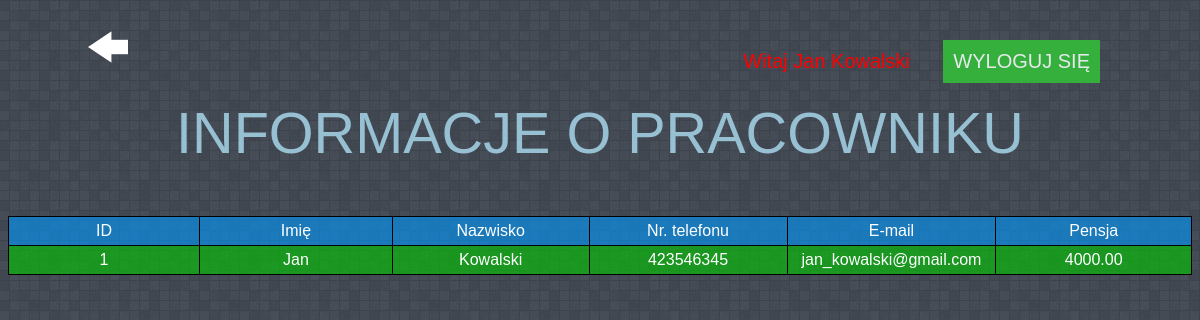
Page /PROJECT/pracownik_info.php?id=1 (signed in) on the committed database.
### tables this page shows
CREATE TABLE `pracownicy` (
  `id_pracownika` int(11) NOT NULL,
  `imie` varchar(30) DEFAULT NULL,
  `nazwisko` varchar(30) DEFAULT NULL,
  `nr_telefonu` varchar(12) NOT NULL,
  `Email` varchar(30) NOT NULL,
  `haslo` varchar(50) NOT NULL,
  `pensja` decimal(10,2) NOT NULL,
  `uprawnienia` varchar(15) NOT NULL
);

### PROJECT/pracownik_info.php (the view, shortened to what this page needs)
<!DOCTYPE HTML>
<hmtl>
<head>
<link rel="stylesheet" href="styles/style.css">
<link rel="stylesheet" href="styles/style4.css">
<link rel="stylesheet" href="styles/fontello/fontello.css">
</head>
<body>
    <div <?php if($_SESSION['uprawnienia']=="pracownik") echo "class='user'"; else echo "class='admin'";  ?>class="user">Witaj <?php echo $_SESSION['imie']." ".$_SESSION['nazwisko'] ?></div></a>
    <a href="zamowienia_sklep.php" class="turnBack"><i class="icon-left"></i></a>
  <header>
    <a href="services/logout.php"><div class="rejestracja">WYLOGUJ SIĘ</div></a>
    INFORMACJE O PRACOWNIKU
  </header>
  <section>
    <table>
      <tr id="topTable">
        <td>ID</td>
        <td>Imię</td>
        <td>Nazwisko</td>
        <td>Nr. telefonu</td>
        <td>E-mail</td>
        <td>Pensja</td>
      </tr>
    <?php
    require_once "services/connect.php";
    $conn = new mysqli($host, $db_user, $db_password, $db_name);
    $idPracownika = $_GET['id'];
    $sql = "SELECT * FROM pracownicy WHERE id_pracownika=".$idPracownika;
    $result = mysqli_query($conn, $sql);
    if (mysqli_num_rows($result) > 0){
      while($row = mysqli_fetch_assoc($result)){
        echo "<tr><td>" . $row['id_pracownika'] . "</td>
                  <td>" . $row['imie'] . "</td>
                  <td>" . $row['nazwisko'] . "</td>
                  <td>" . $row['nr_telefonu'] . "</td>
                  <td>" . $row['Email'] . "</td>
                  <td>" . $row['pensja'] . "</td>
                  </tr>";
      }
    } else {
      echo "0 result";
    }
    ?>
  </table>
  </section>
</body>
</html>

### PROJECT/styles/style.css (style rules this page uses)
body { background-image: url(../images/random_grey_variations.png); font-family: Verdana, Helvetica, Arial, sans-serif; color: #97c0d3; text-align: center; }
header { margin-top: 100px; font-size: 3.6em; margin-bottom: 30px; }
a { text-decoration: none; color: #e5e9eb; }
.rejestracja { text-decoration: none; font-size: 20px; position: fixed; right: 100px; top: 40px; background-color: #36b03c; padding: 10px; }
.admin { color: #f00; text-decoration: none; font-size: 20px; position: fixed; right: 270px; top: 40px; padding: 10px; padding-right: 20px; }
#topTable { background-color: rgba(0,153,255,0.6); }
tr { background-color: rgba(0,204,0,0.6); }
table { color: #fff; border: 1px solid black; border-collapse: collapse; margin: 0 auto; margin-top: 50px; }
td { border: 1px solid #000; padding:5px; width: 200px; }

### PROJECT/styles/style4.css (style rules this page uses)
.turnBack { color: #fff; text-decoration: none; font-size: 40px; position: fixed; left: 60px; top: 5px; padding: 20px; }

### rows in the picture
pracownicy: id_pracownika "1", imie "Jan", nazwisko "Kowalski", nr_telefonu "423546345", Email "jan_kowalski@gmail.com", pensja "4000.00"
